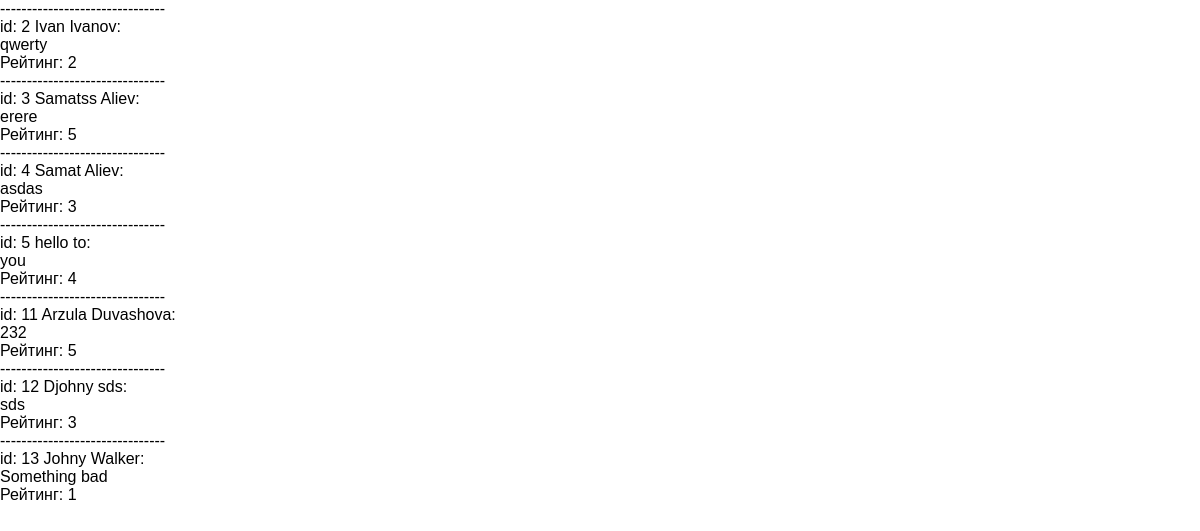
Page /list on the earlier database version.
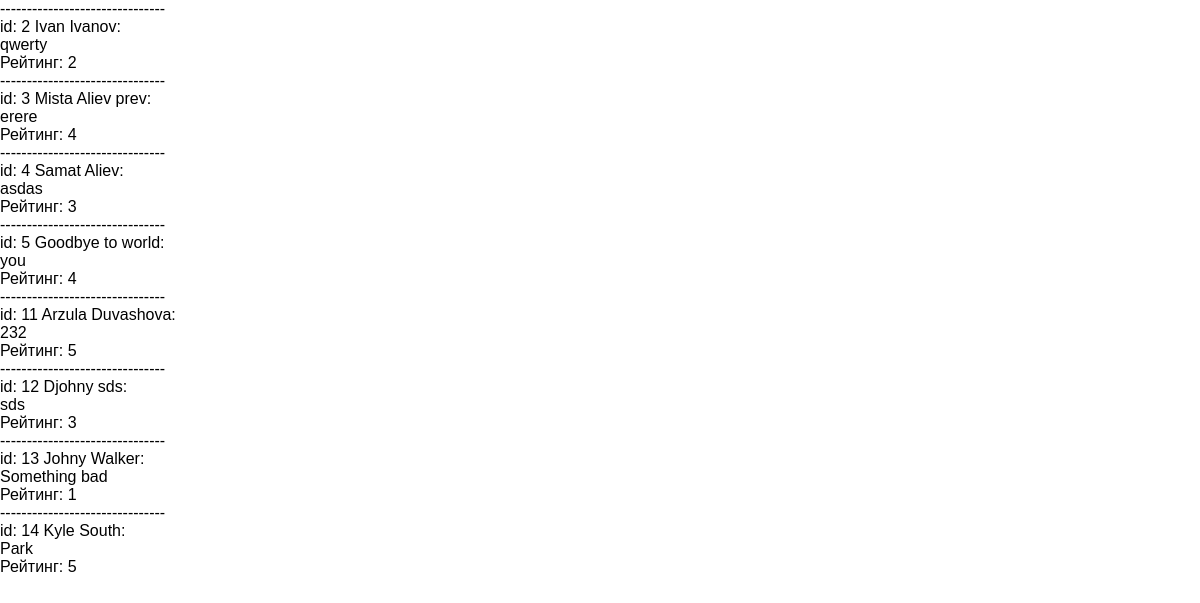
Same page on the later database version.
### feedback/models.py (models this page shows)
class Feedback(models.Model):
    name = models.CharField(max_length=10, validators=[MinLengthValidator(3)])
    surname = models.CharField(max_length=60)
    feedback = models.TextField()
    rating = models.PositiveIntegerField()

### feedback/views.py (the view)
# urls.py: path('list', views.ListFeedBack.as_view()),
class ListFeedBack(ListView):
    template_name = 'feedback/list_feedback.html'
    model = Feedback
    context_object_name = 'feedbacks'

### feedback/templates/feedback/list_feedback.html (shortened to what this page needs)
{% extends 'feedback/base.html' %}
{% block content %}
    {% for feedback in feedbacks %}
            <div>
                -------------------------------<br>
                id: {{ feedback.pk }}
                {{ feedback.name }} {{ feedback.surname }}:<br>
                {{ feedback.feedback }}<br>
                Рейтинг: {{ feedback.rating }}<br>
            </div>
    {% endfor %}
{% endblock %}

### feedback/templates/feedback/base.html (shortened to what this page needs)
{% load static %}
<!DOCTYPE html>
<html lang="en">
<head>
    <link rel="stylesheet" href=" {% static 'feedback/css/forms.css' %}">
</head>
<body>
   {% block content %} {% endblock %}
</body>
</html>

### feedback/static/feedback/css/forms.css (style rules this page uses)
body { margin: 0; font-family: Sans-Serif; }

Differences in the rows shown:
changed Feedback "erere": name "Samatss" → "Mista"; surname "Aliev" → "Aliev prev"; rating "5" → "4"
changed Feedback "you": name "hello" → "Goodbye"; surname "to" → "to world"
added Feedback: pk "14", name "Kyle", surname "South", feedback "Park", rating "5"
